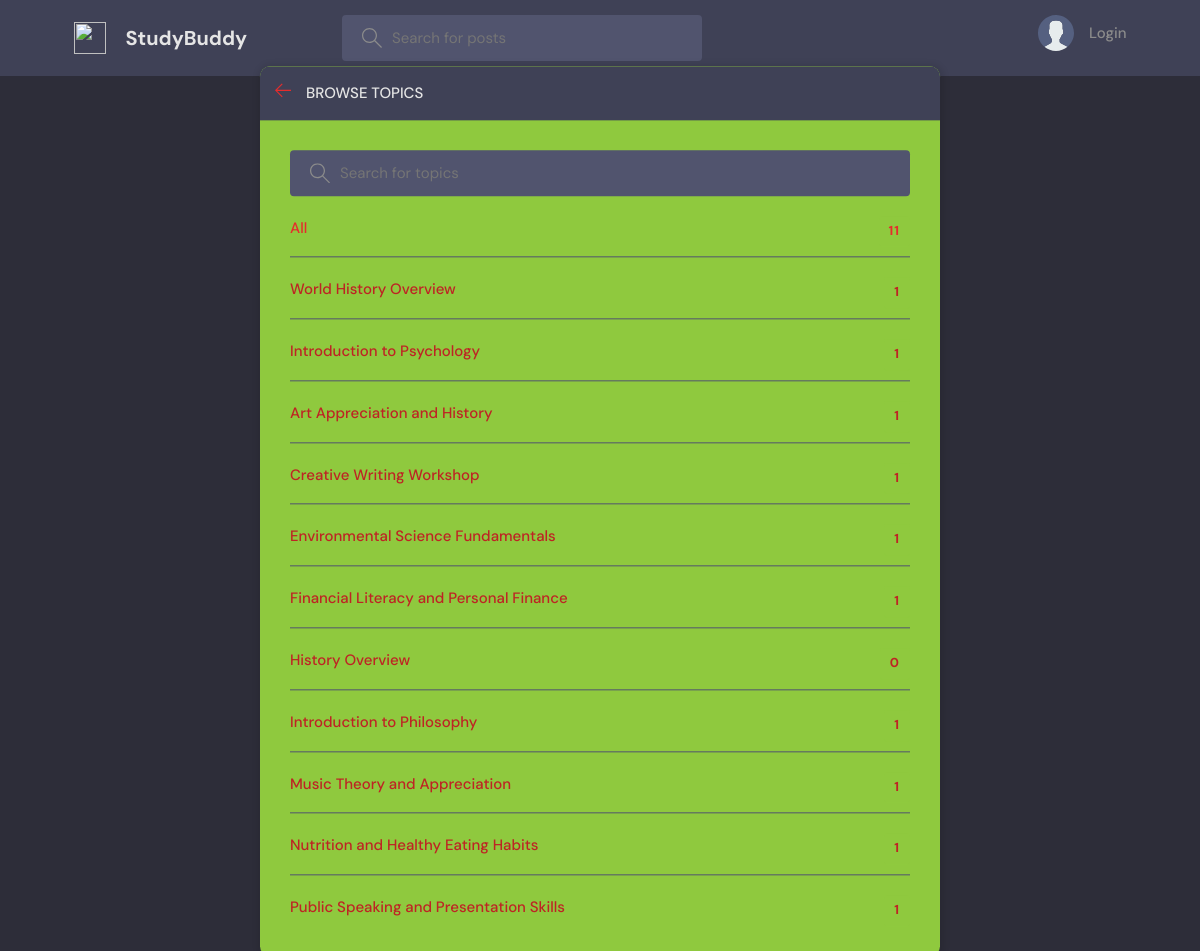
Page /topics/ on the committed database.
### base/models.py (models this page shows, shortened)
class Topic(models.Model):
    name = models.CharField(max_length=200)

### base/views.py (the view)
# urls.py: path('topics/', views.topicsPage, name="topics"),
def topicsPage(request):
    q = request.GET.get('q') if request.GET.get('q') != None else ''
    topics = Topic.objects.filter(name__icontains=q)
    return render(request, 'base/topics.html', {'topics': topics})

### base/templates/base/topics.html (shortened to what this page needs)
{% extends 'main.html' %}
{% block content %}
<main class="create-room layout">
  <div class="container">
    <div class="layout__box">
      <div class="layout__boxHeader">
        <div class="layout__boxTitle">
          <a href="{% url 'home' %}">
            <svg version="1.1" xmlns="http://www.w3.org/2000/svg" width="32" height="32" viewBox="0 0 32 32">
              <title>arrow-left</title>
              <path
                d="M13.723 2.286l-13.723 13.714 13.719 13.714 1.616-1.611-10.96-10.96h27.625v-2.286h-27.625l10.965-10.965-1.616-1.607z">
              </path>
            </svg>
          </a>
          <h3>Browse Topics</h3>
        </div>
      </div>
      <div class="topics-page layout__body">
        <form action="" method="GET" class="header__search">
          <label>
            <input name="q" placeholder="Search for topics" />
          </label>
        </form>
        <ul class="topics__list">
          <li>
            <a href="{% url 'topics' %}" class="active">All <span>{{topics.count}}</span></a>
          </li>
          {% for topic in topics %}
          <li>
            <a href="{% url 'home' %}?q={{topic.name}}">{{ topic.name }} <span>{{topic.room_set.all.count}}</span></a>
          </li>
          {% endfor %}
        </ul>
      </div>
    </div>
  </div>
</main>
{% endblock content %}

### static/styles/style.css (style rules this page uses)
:root { --color-main: #e62c2c; --color-main-light: #e1f6fb; --color-dark: #3f4156; --color-dark-medium: #51546e; --color-dark-light: #696d97; --color-light: #e5e5e5; --color-gray: #8b8b8b; --color-light-gray: #be2424; --color-bg: #2d2d39; --color-success: #5dd693; --color-error: #fc4b0b; }
* { font-family: "DM Sans", -apple-system, BlinkMacSystemFont, "Segoe UI", Roboto, Oxygen, Ubuntu, Cantarell, "Open Sans", "Helvetica Neue", sans-serif; margin: 0; padding: 0; box-sizing: border-box; text-rendering: optimizeLegibility; font-size: inherit; }
html { font-size: 56.25%; }
@media only screen and (min-width: 1200px) { html { font-size: 62.5%; } }
body { line-height: 1.6; font-weight: 400; font-size: 1.5rem; color: var(--color-light-gray); background-color: var(--color-bg); min-height: 100vh; }
a { display: inline-block; color: var(--color-main); text-decoration: none; }
.container { max-width: 120rem; width: 90%; margin: auto; }
.header__search > label { background-color: var(--color-dark-medium); padding: 1.3rem 1rem; display: flex; align-items: center; gap: 1rem; border-radius: 4px; }
.header__search svg { fill: var(--color-gray); width: 2rem; height: 2rem; margin-left: 1rem; }
.header__search input { width: 30rem; background: transparent; border: none; outline: none; color: var(--color-light); }
.layout { margin-top: 2.4rem; }
.layout > .container { display: flex; justify-content: space-between; align-items: flex-start; }
.layout__box { width: 90%; max-width: 48rem; min-height: 40rem; position: absolute; top: 50%; left: 50%; transform: translate(-50%, -46%); background-color: #8fc93e; border-radius: 1rem; box-shadow: 1px 1px 6px 3px rgba(0, 0, 0, 0.1); overflow: hidden; }
.layout__boxHeader { display: flex; padding: 1.5rem; background-color: #3f4156; }
.layout__boxTitle { display: flex; gap: 1.5rem; align-items: center; }
.layout__boxTitle h3 { text-transform: uppercase; font-weight: 500; color: var(--color-light); }
.layout__boxTitle svg { width: 1.6rem; height: 1.6rem; fill: var(--color-main); }
.layout__body { margin: 3rem; }
.topics__list { list-style: none; }
.topics__list li a { display: flex; justify-content: space-between; margin-bottom: 3rem; font-weight: 500; color: var(--color-light-gray); transition: all 0.3s ease-in-out; }
.topics__list li a.active, .topics__list li a:hover { color: var(--color-main); }
.topics__list li a span { padding: 0.5rem 1rem; background-color: #8fc93e; border-radius: 3px; font-size: 1.3rem; font-weight: 700; letter-spacing: 1px; }
.topics-page .topics__list li:not(:last-child) a { margin: 2rem 0; padding-bottom: 1rem; text-decoration: none; border-bottom: 1px solid var(--color-dark-medium); }
.topics-page .header__search { display: block; }
.create-room.layout .layout__box { max-width: 68rem; }

### rows in the picture
Topic: name "World History Overview", room_set.all.count "1"
Topic: name "Introduction to Psychology", room_set.all.count "1"
Topic: name "Art Appreciation and History", room_set.all.count "1"
Topic: name "Creative Writing Workshop", room_set.all.count "1"
Topic: name "Environmental Science Fundamentals", room_set.all.count "1"
Topic: name "Financial Literacy and Personal Finance", room_set.all.count "1"
Topic: name "History Overview", room_set.all.count "0"
Topic: name "Introduction to Philosophy", room_set.all.count "1"
Topic: name "Music Theory and Appreciation", room_set.all.count "1"
Topic: name "Nutrition and Healthy Eating Habits", room_set.all.count "1"
Topic: name "Public Speaking and Presentation Skills", room_set.all.count "1"

### other values in the picture
{{ topics.count }} "11"
